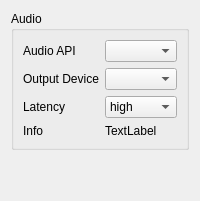
     <widget class="QWidget" name="tab_audio">
      <attribute name="title">
       <string>Audio</string>
      </attribute>
      <layout class="QVBoxLayout" name="verticalLayout_3">
       <item>
        <widget class="QGroupBox" name="groupBox">
         <property name="title">
          <string>Audio</string>
         </property>
         <layout class="QFormLayout" name="formLayout_3">
          <item row="0" column="0">
           <widget class="QLabel" name="label_7">
            <property name="text">
             <string>Audio API</string>
            </property>
           </widget>
          </item>
          <item row="0" column="1">
           <widget class="QComboBox" name="audio_api"/>
          </item>
          <item row="1" column="0">
           <widget class="QLabel" name="label_8">
            <property name="text">
             <string>Output Device</string>
            </property>
           </widget>
          </item>
          <item row="1" column="1">
           <widget class="QComboBox" name="audio_output_device"/>
          </item>
          <item row="2" column="0">
           <widget class="QLabel" name="label_9">
            <property name="text">
             <string>Latency</string>
            </property>
           </widget>
          </item>
          <item row="2" column="1">
           <widget class="QComboBox" name="audio_latency">
            <item>
             <property name="text">
              <string>high</string>
             </property>
            </item>
            <item>
             <property name="text">
              <string>low</string>
             </property>
            </item>
            <item>
             <property name="text">
              <string>0.00</string>
             </property>
            </item>
            <item>
             <property name="text">
              <string>0.02</string>
             </property>
            </item>
            <item>
             <property name="text">
              <string>0.04</string>
             </property>
            </item>
            <item>
             <property name="text">
              <string>0.06</string>
             </property>
            </item>
            <item>
             <property name="text">
              <string>0.08</string>
             </property>
            </item>
            <item>
             <property name="text">
              <string>0.10</string>
             </property>
            </item>
            <item>
             <property name="text">
              <string>0.12</string>
             </property>
            </item>
            <item>
             <property name="text">
              <string>0.14</string>
             </property>
            </item>
            <item>
             <property name="text">
              <string>0.16</string>
             </property>
            </item>
            <item>
             <property name="text">
              <string>0.18</string>
             </property>
            </item>
            <item>
             <property name="text">
              <string>0.20</string>
             </property>
            </item>
           </widget>
          </item>
          <item row="3" column="0">
           <widget class="QLabel" name="label_27">
            <property name="text">
             <string>Info</string>
            </property>
           </widget>
          </item>
          <item row="3" column="1">
           <widget class="QLabel" name="audio_info">
            <property name="text">
             <string>TextLabel</string>
            </property>
           </widget>
          </item>
         </layout>
        </widget>
       </item>
       <item>
        <spacer name="verticalSpacer">
         <property name="orientation">
          <enum>Qt::Orientation::Vertical</enum>
         </property>
         <property name="sizeHint" stdset="0">
          <size>
           <width>20</width>
           <height>40</height>
          </size>
         </property>
        </spacer>
       </item>
      </layout>
     </widget>
